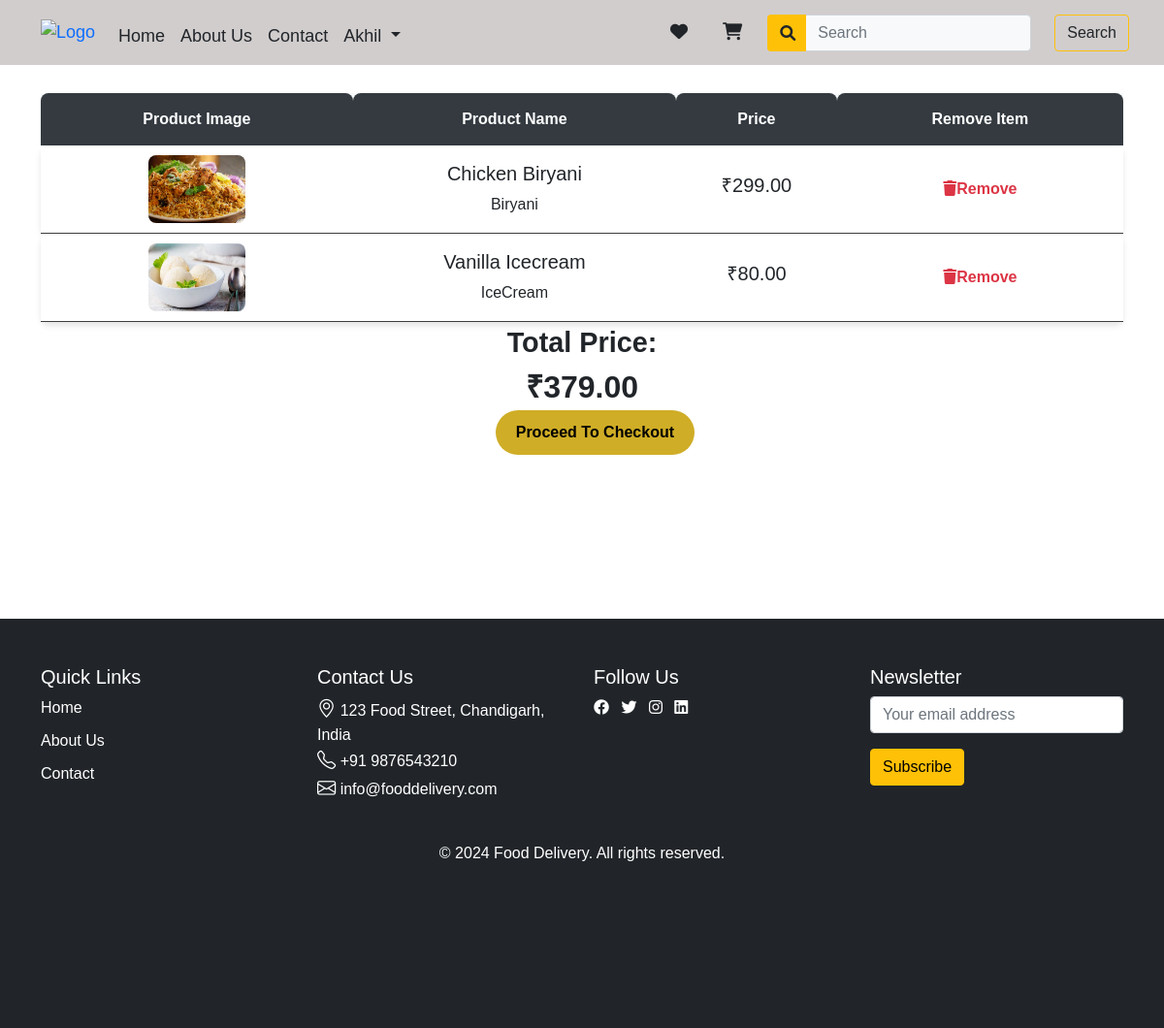
The app's page /cart/ (signed in) with its own data.
### base/models.py (models this page shows, shortened)
class Cart(models.Model):
    product = models.ForeignKey(FoodItem, on_delete=models.CASCADE)
    customer = models.ForeignKey(User, null=True, blank=True, on_delete=models.CASCADE)
    custom_user = models.ForeignKey(UserSignup, null=True, blank=True, on_delete=models.CASCADE)

class FoodItem(models.Model):
    name = models.CharField(max_length=100)
    subcategory = models.ForeignKey(SubCategory, related_name='food_items', on_delete=models.CASCADE)
    price = models.DecimalField(max_digits=10, decimal_places=2)
    image = models.ImageField(upload_to='food_images/')
    rating = models.FloatField(default=0.0)

class SubCategory(models.Model):
    name = models.CharField(max_length=100)
    main_category = models.ForeignKey(MainCategory, related_name='subcategories', on_delete=models.CASCADE)

class MainCategory(models.Model):
    name = models.CharField(max_length=100)

### base/views.py (the view)
# urls.py: path('cart/',cartItem,name='cart'),
def cartItem(request):
    if request.user.is_authenticated:
        cart_items = Cart.objects.filter(customer=request.user)
    elif 'user_id' in request.session:
        custom_user_id = request.session['user_id']
        cart_items = Cart.objects.filter(custom_user_id=custom_user_id)
    else:
        return redirect('login')
    total_price = sum(item.product.price for item in cart_items)
    context = {
        'cartItems': cart_items,
        'totalPrice': total_price,
    }
    return render(request, 'cart.html', context)

### base/templates/cart.html (shortened to what this page needs)
{% extends "base.html" %}
{% load static %}
{% block content %}
<section class='container py-5 mt-5'>
    <div class="row">
        <div class="col-lg-12">
            <div class="class-timetable w-100">
                <table class='w-100'>
                    <thead>
                        <tr>
                            <th colspan="2">Product Image</th>
                            <th colspan="2">Product Name</th>
                            <th>Price</th>
                            <th>Remove Item</th>
                        </tr>
                    </thead>
                    <tbody>
                        {% for cartitem in cartItems %}
                            <td colspan="2">
                                <img class="proImgs" src="{{ cartitem.product.image.url }}" alt="">
                            </td>
                            <td colspan="2">
                                <h5>{{ cartitem.product.name }}</h5>
                                <span>{{ cartitem.product.subcategory.main_category.name }}</span>
                            </td>
                            <td>
                                <h5>₹{{ cartitem.product.price }}</h5>
                            </td>
                            <td>
                                <a href='{% url "remove item" pid=cartitem.id %}' class="text-danger"><i class="fa fa-trash"></i>Remove</a>
                            </td>
                        {% endfor %}
                    </tbody>
                </table>
                <tr>
                    <td colspan="4" class='ts-meta'>
                        <div class='text-dark text-center' style='font-weight:bold;font-size:1.8em'>Total Price:</div>
                    </td>
                    <td colspan="2" class='ts-meta'>
                        <div class='text-dark text-center' style='font-weight:bold;font-size:2em'>₹{{ totalPrice }}</div>
                    </td>
                </tr>
                <div class='btn'><a href='{% url "checkout" %}'>Proceed To Checkout</a></div>
            </div>
        </div>
    </div>
</section>
{% endblock content %}

### base/templates/base.html (shortened to what this page needs)
{% load static %}
<!DOCTYPE html>
<html lang="en">
<head>
    <link rel="stylesheet" href="{% static 'Assets/css/style.css' %}"/>
    <link href="https://cdn.jsdelivr.net/npm/bootstrap@5.0.2/dist/css/bootstrap.min.css" rel="stylesheet">
    <link rel="stylesheet" href="https://cdn.jsdelivr.net/npm/bootstrap-icons/font/bootstrap-icons.css">
    <link rel="stylesheet" href="https://cdnjs.cloudflare.com/ajax/libs/font-awesome/6.0.0-beta3/css/all.min.css">
</head>
<body>
<header>
    <nav class="navbar navbar-expand-lg  fixed-top">
        <div class="container-fluid">
            <a class="navbar-brand" href="#">
                <img src="{% static 'Assets/media/logo.png' %}" alt="Logo" class="logo" width="120">
            </a>
            <div class="collapse navbar-collapse" id="navbarSupportedContent">
                <ul class="navbar-nav  mb-lg-0 mt-2">
                    <li class="nav-item">
                        <a class="nav-link active text-dark" aria-current="page" href="{% url "home" %}">Home</a>
                    </li>
                    <li class="nav-item">
                        <a class="nav-link text-dark" href="{% url 'home' %}#About">About Us</a>
                       </li>
                       <li class="nav-item">
                        <a class="nav-link text-dark" href="{% url 'home' %}#Contact">Contact</a>
                           </li>
<li class="nav-item dropdown">
    {% if request.session.user_id %}
        <a class="nav-link dropdown-toggle text-dark" href="#" id="userDropdown" role="button" data-bs-toggle="dropdown" aria-expanded="false">
            {{ request.session.username }}
        </a>
    {% else %}
        <a class="nav-link text-dark" href="{% url 'signup' %}">Sign Up</a>
        <li class="nav-item">
            <a class="nav-link text-dark" href="{% url 'login' %}">Login</a>
        </li>
    {% endif %}
</li>
</ul>
                <div class="icons d-flex align-items-center ms-auto mt-3 mt-lg-0">
                    <a href="{% url "like" %}" class="favLink nav-link text-dark position-relative me-3">
                        <i class="fa-solid fa-heart"></i>
                    </a>
                    <a href="{% url "cart" %}" class="cartLink nav-link text-dark position-relative me-3">
                        <i class="fa-solid fa-cart-shopping"></i>
                    </a>
                </div>
<form class="d-flex mt-3 mt-lg-0" method="get" action="{% url 'search' %}">
    <div class="input-group">
        <span class="input-group-text bg-warning text-black border-end-0">
            <i class="fas fa-search"></i>
        </span>
        <input class="form-control bg-light text-black border-start-0 custom-border" type="search" name="q" placeholder="Search" aria-label="Search" required>
    </div>
    <button class="btn btn-outline-warning text-dark mx-4" type="submit">Search</button>
</form>
            </div>
        </div>
    </nav>
</header>
{% block content %}
{% endblock content %}
<footer class="bg-dark text-white py-5">
    <div class="container">
        <div class="row">
            <div class="col-md-3">
                <h5>Quick Links</h5>
                <ul class="list-unstyled">
                    <li><a href="Index.html" class="footer-link">Home</a></li>
                    <li><a href="{% url 'home' %}#About" class="footer-link">About Us</a></li>
                    <li><a href="{% url 'home' %}#Contact" class="footer-link">Contact</a></li>
                </ul>
            </div>
            <div class="col-md-3">
                <h5>Contact Us</h5>
                <ul class="list-unstyled">
                    <li><i class="bi bi-geo-alt"></i> 123 Food Street, Chandigarh, India</li>
                    <li><i class="bi bi-telephone"></i> +91 9876543210</li>
                    <li><i class="bi bi-envelope"></i> info@fooddelivery.com</li>
                </ul>
            </div>
            <div class="col-md-3">
                <h5>Follow Us</h5>
                <ul class="list-inline">
                    <li class="list-inline-item">
                        <a href="#" class="text-white"><i class="fab fa-facebook"></i></a>
                    </li>
                    <li class="list-inline-item">
                        <a href="#" class="text-white"><i class="fab fa-twitter"></i></a>
                    </li>
                    <li class="list-inline-item">
                        <a href="#" class="text-white"><i class="fab fa-instagram"></i></a>
                    </li>
                    <li class="list-inline-item">
                        <a href="#" class="text-white"><i class="fab fa-linkedin"></i></a>
                    </li>
                </ul>
            </div>
            <div class="col-md-3">
                <h5>Newsletter</h5>
                <form>
                    <div class="mb-3">
                        <input type="email" class="form-control" placeholder="Your email address">
                    </div>
                    <button type="submit" class="btn btn-warning">Subscribe</button>
                </form>
            </div>
        </div>
        <div class="text-center mt-4">
            <p>&copy; 2024 Food Delivery. All rights reserved.</p>
        </div>
    </div>
</footer>
</body>
</html>

### css/style.css (style rules this page uses)
* { margin: 0; padding: 0; box-sizing: border-box; font-family: "Poppins", sans-serif; text-decoration: none; transition: all 0.2s linear; }
html,body { height: 100%; margin: 0; display: flex; overflow-x: hidden; flex-direction: column; }
footer { background-color: #343a40; color: white; padding: 30px 0; width: 100%; bottom: 0; margin-top: auto; }
.footer-link { color: #ffffff; text-decoration: none; transition: color 0.3s; }
.footer-link { margin-bottom: 10px; display: block; }
.logo { height: 50px; padding-left: 30px; }
.icons a { margin-right: 15px; padding: 10px; }
header .navbar { background-color: rgb(209, 205, 205); }
header .navbar a { font-size: 18px; }
form .input-group .input-group-text { background-color: #000000; border-color: transparent; }
.custom-border { color: rgb(0, 0, 0); }
.container { padding-left: 15px; padding-right: 15px; }
.bi { font-size: 1.2rem; }
.class-timetable table { border-spacing: 0 15px; background-color: #f8f9fa; }
.class-timetable thead th { background-color: #343a40; color: #fff; padding: 15px; text-align: center; font-weight: 600; border-radius: 8px 8px 0 0; }
.proImgs { margin: 10px 10px; width: 100px; height: 70px; border-radius: 8px; }
.class-timetable .btn { background-color: #cfad26; font-weight: bold; font-size: 1em; padding: 10px 20px; border-radius: 45px; transition: background-color 0.3s ease; margin-left: 42%; }
.class-timetable .btn a { color: #000000; font-weight: bold; text-decoration: none; }
.text-danger { color: #dc3545; font-weight: bold; text-decoration: none; transition: color 0.3s ease; }

### base/templates/cart.html (style rules this page uses)
.container { margin-bottom: 120px; }

### records on screen
Cart: product.image (picture), product.name "Chicken Biryani", product.subcategory.main_category.name "Biryani", product.price "299.00"
Cart: product.image (picture), product.name "Vanilla Icecream", product.subcategory.main_category.name "IceCream", product.price "80.00"

### other values on screen
{{ request.session.username }} "Akhil"
{{ totalPrice }} "379.00"
